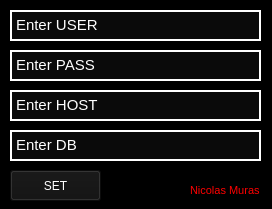
<?xml version="1.0" encoding="UTF-8"?>
<ui version="4.0">
 <class>Dialog</class>
 <widget class="QDialog" name="Dialog">
  <property name="geometry">
   <rect>
    <x>0</x>
    <y>0</y>
    <width>272</width>
    <height>209</height>
   </rect>
  </property>
  <property name="palette">
   <palette>
    <active>
     <colorrole role="Base">
      <brush brushstyle="SolidPattern">
       <color alpha="255">
        <red>0</red>
        <green>0</green>
        <blue>0</blue>
       </color>
      </brush>
     </colorrole>
     <colorrole role="Window">
      <brush brushstyle="SolidPattern">
       <color alpha="255">
        <red>0</red>
        <green>0</green>
        <blue>0</blue>
       </color>
      </brush>
     </colorrole>
    </active>
    <inactive>
     <colorrole role="Base">
      <brush brushstyle="SolidPattern">
       <color alpha="255">
        <red>0</red>
        <green>0</green>
        <blue>0</blue>
       </color>
      </brush>
     </colorrole>
     <colorrole role="Window">
      <brush brushstyle="SolidPattern">
       <color alpha="255">
        <red>0</red>
        <green>0</green>
        <blue>0</blue>
       </color>
      </brush>
     </colorrole>
    </inactive>
    <disabled>
     <colorrole role="Base">
      <brush brushstyle="SolidPattern">
       <color alpha="255">
        <red>0</red>
        <green>0</green>
        <blue>0</blue>
       </color>
      </brush>
     </colorrole>
     <colorrole role="Window">
      <brush brushstyle="SolidPattern">
       <color alpha="255">
        <red>0</red>
        <green>0</green>
        <blue>0</blue>
       </color>
      </brush>
     </colorrole>
    </disabled>
   </palette>
  </property>
  <property name="windowTitle">
   <string>Database Settings</string>
  </property>
  <property name="windowIcon">
   <iconset>
    <normaloff>Images/3-tomoe.ico</normaloff>Images/3-tomoe.ico</iconset>
  </property>
  <widget class="QPushButton" name="buttonCONNECT">
   <property name="geometry">
    <rect>
     <x>10</x>
     <y>170</y>
     <width>91</width>
     <height>31</height>
    </rect>
   </property>
   <property name="palette">
    <palette>
     <active>
      <colorrole role="WindowText">
       <brush brushstyle="SolidPattern">
        <color alpha="255">
         <red>255</red>
         <green>255</green>
         <blue>255</blue>
        </color>
       </brush>
      </colorrole>
      <colorrole role="Button">
       <brush brushstyle="SolidPattern">
        <color alpha="255">
         <red>17</red>
         <green>17</green>
         <blue>17</blue>
        </color>
       </brush>
      </colorrole>
      <colorrole role="Text">
       <brush brushstyle="SolidPattern">
        <color alpha="255">
         <red>255</red>
         <green>255</green>
         <blue>255</blue>
        </color>
       </brush>
      </colorrole>
      <colorrole role="ButtonText">
       <brush brushstyle="SolidPattern">
        <color alpha="255">
         <red>255</red>
         <green>255</green>
         <blue>255</blue>
        </color>
       </brush>
      </colorrole>
      <colorrole role="Base">
       <brush brushstyle="SolidPattern">
        <color alpha="255">
         <red>17</red>
         <green>17</green>
         <blue>17</blue>
        </color>
       </brush>
      </colorrole>
      <colorrole role="Window">
       <brush brushstyle="SolidPattern">
        <color alpha="255">
         <red>17</red>
         <green>17</green>
         <blue>17</blue>
        </color>
       </brush>
      </colorrole>
     </active>
     <inactive>
      <colorrole role="WindowText">
       <brush brushstyle="SolidPattern">
        <color alpha="255">
         <red>255</red>
         <green>255</green>
         <blue>255</blue>
        </color>
       </brush>
      </colorrole>
      <colorrole role="Button">
       <brush brushstyle="SolidPattern">
        <color alpha="255">
         <red>17</red>
         <green>17</green>
         <blue>17</blue>
        </color>
       </brush>
      </colorrole>
      <colorrole role="Text">
       <brush brushstyle="SolidPattern">
        <color alpha="255">
         <red>255</red>
         <green>255</green>
         <blue>255</blue>
        </color>
       </brush>
      </colorrole>
      <colorrole role="ButtonText">
       <brush brushstyle="SolidPattern">
        <color alpha="255">
         <red>255</red>
         <green>255</green>
         <blue>255</blue>
        </color>
       </brush>
      </colorrole>
      <colorrole role="Base">
       <brush brushstyle="SolidPattern">
        <color alpha="255">
         <red>17</red>
         <green>17</green>
         <blue>17</blue>
        </color>
       </brush>
      </colorrole>
      <colorrole role="Window">
       <brush brushstyle="SolidPattern">
        <color alpha="255">
         <red>17</red>
         <green>17</green>
         <blue>17</blue>
        </color>
       </brush>
      </colorrole>
     </inactive>
     <disabled>
      <colorrole role="WindowText">
       <brush brushstyle="SolidPattern">
        <color alpha="255">
         <red>255</red>
         <green>255</green>
         <blue>255</blue>
        </color>
       </brush>
      </colorrole>
      <colorrole role="Button">
       <brush brushstyle="SolidPattern">
        <color alpha="255">
         <red>17</red>
         <green>17</green>
         <blue>17</blue>
        </color>
       </brush>
      </colorrole>
      <colorrole role="Text">
       <brush brushstyle="SolidPattern">
        <color alpha="255">
         <red>255</red>
         <green>255</green>
         <blue>255</blue>
        </color>
       </brush>
      </colorrole>
      <colorrole role="ButtonText">
       <brush brushstyle="SolidPattern">
        <color alpha="255">
         <red>255</red>
         <green>255</green>
         <blue>255</blue>
        </color>
       </brush>
      </colorrole>
      <colorrole role="Base">
       <brush brushstyle="SolidPattern">
        <color alpha="255">
         <red>17</red>
         <green>17</green>
         <blue>17</blue>
        </color>
       </brush>
      </colorrole>
      <colorrole role="Window">
       <brush brushstyle="SolidPattern">
        <color alpha="255">
         <red>17</red>
         <green>17</green>
         <blue>17</blue>
        </color>
       </brush>
      </colorrole>
     </disabled>
    </palette>
   </property>
   <property name="styleSheet">
    <string notr="true">color: rgb(255, 255, 255);
background-color: rgb(17, 17, 17);</string>
   </property>
   <property name="text">
    <string>SET</string>
   </property>
   <property name="autoDefault">
    <bool>false</bool>
   </property>
  </widget>
  <widget class="QTextEdit" name="textDBC4">
   <property name="geometry">
    <rect>
     <x>10</x>
     <y>130</y>
     <width>251</width>
     <height>31</height>
    </rect>
   </property>
   <property name="palette">
    <palette>
     <active>
      <colorrole role="WindowText">
       <brush brushstyle="SolidPattern">
        <color alpha="255">
         <red>255</red>
         <green>255</green>
         <blue>255</blue>
        </color>
       </brush>
      </colorrole>
      <colorrole role="Button">
       <brush brushstyle="SolidPattern">
        <color alpha="255">
         <red>10</red>
         <green>10</green>
         <blue>10</blue>
        </color>
       </brush>
      </colorrole>
      <colorrole role="Text">
       <brush brushstyle="SolidPattern">
        <color alpha="255">
         <red>255</red>
         <green>255</green>
         <blue>255</blue>
        </color>
       </brush>
      </colorrole>
      <colorrole role="ButtonText">
       <brush brushstyle="SolidPattern">
        <color alpha="255">
         <red>255</red>
         <green>255</green>
         <blue>255</blue>
        </color>
       </brush>
      </colorrole>
      <colorrole role="Base">
       <brush brushstyle="SolidPattern">
        <color alpha="255">
         <red>10</red>
         <green>10</green>
         <blue>10</blue>
        </color>
       </brush>
      </colorrole>
      <colorrole role="Window">
       <brush brushstyle="SolidPattern">
        <color alpha="255">
         <red>10</red>
         <green>10</green>
         <blue>10</blue>
        </color>
       </brush>
      </colorrole>
      <colorrole role="Highlight">
       <brush brushstyle="SolidPattern">
        <color alpha="255">
         <red>17</red>
         <green>17</green>
         <blue>17</blue>
        </color>
       </brush>
      </colorrole>
      <colorrole role="HighlightedText">
       <brush brushstyle="SolidPattern">
        <color alpha="255">
         <red>32</red>
         <green>255</green>
         <blue>0</blue>
        </color>
       </brush>
      </colorrole>
     </active>
     <inactive>
      <colorrole role="WindowText">
       <brush brushstyle="SolidPattern">
        <color alpha="255">
         <red>255</red>
         <green>255</green>
         <blue>255</blue>
        </color>
       </brush>
      </colorrole>
      <colorrole role="Button">
       <brush brushstyle="SolidPattern">
        <color alpha="255">
         <red>10</red>
         <green>10</green>
         <blue>10</blue>
        </color>
       </brush>
      </colorrole>
      <colorrole role="Text">
       <brush brushstyle="SolidPattern">
        <color alpha="255">
         <red>255</red>
         <green>255</green>
         <blue>255</blue>
        </color>
       </brush>
      </colorrole>
      <colorrole role="ButtonText">
       <brush brushstyle="SolidPattern">
        <color alpha="255">
         <red>255</red>
         <green>255</green>
         <blue>255</blue>
        </color>
       </brush>
      </colorrole>
      <colorrole role="Base">
       <brush brushstyle="SolidPattern">
        <color alpha="255">
         <red>10</red>
         <green>10</green>
         <blue>10</blue>
        </color>
       </brush>
      </colorrole>
      <colorrole role="Window">
       <brush brushstyle="SolidPattern">
        <color alpha="255">
         <red>10</red>
         <green>10</green>
         <blue>10</blue>
        </color>
       </brush>
      </colorrole>
      <colorrole role="Highlight">
       <brush brushstyle="SolidPattern">
        <color alpha="255">
         <red>17</red>
         <green>17</green>
         <blue>17</blue>
        </color>
       </brush>
      </colorrole>
      <colorrole role="HighlightedText">
       <brush brushstyle="SolidPattern">
        <color alpha="255">
         <red>32</red>
         <green>255</green>
         <blue>0</blue>
        </color>
       </brush>
      </colorrole>
     </inactive>
     <disabled>
      <colorrole role="WindowText">
       <brush brushstyle="SolidPattern">
        <color alpha="255">
         <red>255</red>
         <green>255</green>
         <blue>255</blue>
        </color>
       </brush>
      </colorrole>
      <colorrole role="Button">
       <brush brushstyle="SolidPattern">
        <color alpha="255">
         <red>10</red>
         <green>10</green>
         <blue>10</blue>
        </color>
       </brush>
      </colorrole>
      <colorrole role="Text">
       <brush brushstyle="SolidPattern">
        <color alpha="255">
         <red>255</red>
         <green>255</green>
         <blue>255</blue>
        </color>
       </brush>
      </colorrole>
      <colorrole role="ButtonText">
       <brush brushstyle="SolidPattern">
        <color alpha="255">
         <red>255</red>
         <green>255</green>
         <blue>255</blue>
        </color>
       </brush>
      </colorrole>
      <colorrole role="Base">
       <brush brushstyle="SolidPattern">
        <color alpha="255">
         <red>10</red>
         <green>10</green>
         <blue>10</blue>
        </color>
       </brush>
      </colorrole>
      <colorrole role="Window">
       <brush brushstyle="SolidPattern">
        <color alpha="255">
         <red>10</red>
         <green>10</green>
         <blue>10</blue>
        </color>
       </brush>
      </colorrole>
      <colorrole role="Highlight">
       <brush brushstyle="SolidPattern">
        <color alpha="255">
         <red>17</red>
         <green>17</green>
         <blue>17</blue>
        </color>
       </brush>
      </colorrole>
      <colorrole role="HighlightedText">
       <brush brushstyle="SolidPattern">
        <color alpha="255">
         <red>32</red>
         <green>255</green>
         <blue>0</blue>
        </color>
       </brush>
      </colorrole>
     </disabled>
    </palette>
   </property>
   <property name="font">
    <font>
     <pointsize>11</pointsize>
    </font>
   </property>
   <property name="styleSheet">
    <string notr="true">background-color: rgb(10, 10, 10);
selection-background-color: rgb(17, 17, 17);
selection-color: rgb(32, 255, 0);
color: rgb(255, 255, 255);
border-color: rgb(255, 255, 255);</string>
   </property>
   <property name="frameShape">
    <enum>QFrame::WinPanel</enum>
   </property>
   <property name="frameShadow">
    <enum>QFrame::Plain</enum>
   </property>
   <property name="html">
    <string>&lt;!DOCTYPE HTML PUBLIC &quot;-//W3C//DTD HTML 4.0//EN&quot; &quot;http://www.w3.org/TR/REC-html40/strict.dtd&quot;&gt;
&lt;html&gt;&lt;head&gt;&lt;meta name=&quot;qrichtext&quot; content=&quot;1&quot; /&gt;&lt;style type=&quot;text/css&quot;&gt;
p, li { white-space: pre-wrap; }
&lt;/style&gt;&lt;/head&gt;&lt;body style=&quot; font-family:'Cantarell'; font-size:11pt; font-weight:400; font-style:normal;&quot;&gt;
&lt;p style=&quot; margin-top:0px; margin-bottom:0px; margin-left:0px; margin-right:0px; -qt-block-indent:0; text-indent:0px;&quot;&gt;Enter DB&lt;/p&gt;&lt;/body&gt;&lt;/html&gt;</string>
   </property>
  </widget>
  <widget class="QTextEdit" name="textDBC1">
   <property name="geometry">
    <rect>
     <x>10</x>
     <y>10</y>
     <width>251</width>
     <height>31</height>
    </rect>
   </property>
   <property name="palette">
    <palette>
     <active>
      <colorrole role="WindowText">
       <brush brushstyle="SolidPattern">
        <color alpha="255">
         <red>255</red>
         <green>255</green>
         <blue>255</blue>
        </color>
       </brush>
      </colorrole>
      <colorrole role="Button">
       <brush brushstyle="SolidPattern">
        <color alpha="255">
         <red>10</red>
         <green>10</green>
         <blue>10</blue>
        </color>
       </brush>
      </colorrole>
      <colorrole role="Text">
       <brush brushstyle="SolidPattern">
        <color alpha="255">
         <red>255</red>
         <green>255</green>
         <blue>255</blue>
        </color>
       </brush>
      </colorrole>
      <colorrole role="ButtonText">
       <brush brushstyle="SolidPattern">
        <color alpha="255">
         <red>255</red>
         <green>255</green>
         <blue>255</blue>
        </color>
       </brush>
      </colorrole>
      <colorrole role="Base">
       <brush brushstyle="SolidPattern">
        <color alpha="255">
         <red>10</red>
         <green>10</green>
         <blue>10</blue>
        </color>
       </brush>
      </colorrole>
      <colorrole role="Window">
       <brush brushstyle="SolidPattern">
        <color alpha="255">
         <red>10</red>
         <green>10</green>
         <blue>10</blue>
        </color>
       </brush>
      </colorrole>
      <colorrole role="Highlight">
       <brush brushstyle="SolidPattern">
        <color alpha="255">
         <red>17</red>
         <green>17</green>
         <blue>17</blue>
        </color>
       </brush>
      </colorrole>
      <colorrole role="HighlightedText">
       <brush brushstyle="SolidPattern">
        <color alpha="255">
         <red>32</red>
         <green>255</green>
         <blue>0</blue>
        </color>
       </brush>
      </colorrole>
     </active>
     <inactive>
      <colorrole role="WindowText">
       <brush brushstyle="SolidPattern">
        <color alpha="255">
         <red>255</red>
         <green>255</green>
         <blue>255</blue>
        </color>
       </brush>
      </colorrole>
      <colorrole role="Button">
       <brush brushstyle="SolidPattern">
        <color alpha="255">
         <red>10</red>
         <green>10</green>
         <blue>10</blue>
        </color>
       </brush>
      </colorrole>
      <colorrole role="Text">
       <brush brushstyle="SolidPattern">
        <color alpha="255">
         <red>255</red>
         <green>255</green>
         <blue>255</blue>
        </color>
       </brush>
      </colorrole>
      <colorrole role="ButtonText">
       <brush brushstyle="SolidPattern">
        <color alpha="255">
         <red>255</red>
         <green>255</green>
         <blue>255</blue>
        </color>
       </brush>
      </colorrole>
      <colorrole role="Base">
       <brush brushstyle="SolidPattern">
        <color alpha="255">
         <red>10</red>
         <green>10</green>
         <blue>10</blue>
        </color>
       </brush>
      </colorrole>
      <colorrole role="Window">
       <brush brushstyle="SolidPattern">
        <color alpha="255">
         <red>10</red>
         <green>10</green>
         <blue>10</blue>
        </color>
       </brush>
      </colorrole>
      <colorrole role="Highlight">
       <brush brushstyle="SolidPattern">
        <color alpha="255">
         <red>17</red>
         <green>17</green>
         <blue>17</blue>
        </color>
       </brush>
      </colorrole>
      <colorrole role="HighlightedText">
       <brush brushstyle="SolidPattern">
        <color alpha="255">
         <red>32</red>
         <green>255</green>
         <blue>0</blue>
        </color>
       </brush>
      </colorrole>
     </inactive>
     <disabled>
      <colorrole role="WindowText">
       <brush brushstyle="SolidPattern">
        <color alpha="255">
         <red>255</red>
         <green>255</green>
         <blue>255</blue>
        </color>
       </brush>
      </colorrole>
      <colorrole role="Button">
       <brush brushstyle="SolidPattern">
        <color alpha="255">
         <red>10</red>
         <green>10</green>
         <blue>10</blue>
        </color>
       </brush>
      </colorrole>
      <colorrole role="Text">
       <brush brushstyle="SolidPattern">
        <color alpha="255">
         <red>255</red>
         <green>255</green>
         <blue>255</blue>
        </color>
       </brush>
      </colorrole>
      <colorrole role="ButtonText">
       <brush brushstyle="SolidPattern">
        <color alpha="255">
         <red>255</red>
         <green>255</green>
         <blue>255</blue>
        </color>
       </brush>
      </colorrole>
      <colorrole role="Base">
       <brush brushstyle="SolidPattern">
        <color alpha="255">
         <red>10</red>
         <green>10</green>
         <blue>10</blue>
        </color>
       </brush>
      </colorrole>
      <colorrole role="Window">
       <brush brushstyle="SolidPattern">
        <color alpha="255">
         <red>10</red>
         <green>10</green>
         <blue>10</blue>
        </color>
       </brush>
      </colorrole>
      <colorrole role="Highlight">
       <brush brushstyle="SolidPattern">
        <color alpha="255">
         <red>17</red>
         <green>17</green>
         <blue>17</blue>
        </color>
       </brush>
      </colorrole>
      <colorrole role="HighlightedText">
       <brush brushstyle="SolidPattern">
        <color alpha="255">
         <red>32</red>
         <green>255</green>
         <blue>0</blue>
        </color>
       </brush>
      </colorrole>
     </disabled>
    </palette>
   </property>
   <property name="font">
    <font>
     <pointsize>11</pointsize>
    </font>
   </property>
   <property name="styleSheet">
    <string notr="true">background-color: rgb(10, 10, 10);
selection-background-color: rgb(17, 17, 17);
selection-color: rgb(32, 255, 0);
color: rgb(255, 255, 255);
border-color: rgb(255, 255, 255);</string>
   </property>
   <property name="frameShape">
    <enum>QFrame::WinPanel</enum>
   </property>
   <property name="frameShadow">
    <enum>QFrame::Plain</enum>
   </property>
   <property name="html">
    <string>&lt;!DOCTYPE HTML PUBLIC &quot;-//W3C//DTD HTML 4.0//EN&quot; &quot;http://www.w3.org/TR/REC-html40/strict.dtd&quot;&gt;
&lt;html&gt;&lt;head&gt;&lt;meta name=&quot;qrichtext&quot; content=&quot;1&quot; /&gt;&lt;style type=&quot;text/css&quot;&gt;
p, li { white-space: pre-wrap; }
&lt;/style&gt;&lt;/head&gt;&lt;body style=&quot; font-family:'Cantarell'; font-size:11pt; font-weight:400; font-style:normal;&quot;&gt;
&lt;p style=&quot; margin-top:0px; margin-bottom:0px; margin-left:0px; margin-right:0px; -qt-block-indent:0; text-indent:0px;&quot;&gt;Enter USER&lt;/p&gt;&lt;/body&gt;&lt;/html&gt;</string>
   </property>
  </widget>
  <widget class="QTextEdit" name="textDBC2">
   <property name="geometry">
    <rect>
     <x>10</x>
     <y>50</y>
     <width>251</width>
     <height>31</height>
    </rect>
   </property>
   <property name="palette">
    <palette>
     <active>
      <colorrole role="WindowText">
       <brush brushstyle="SolidPattern">
        <color alpha="255">
         <red>255</red>
         <green>255</green>
         <blue>255</blue>
        </color>
       </brush>
      </colorrole>
      <colorrole role="Button">
       <brush brushstyle="SolidPattern">
        <color alpha="255">
         <red>10</red>
         <green>10</green>
         <blue>10</blue>
        </color>
       </brush>
      </colorrole>
      <colorrole role="Text">
       <brush brushstyle="SolidPattern">
        <color alpha="255">
         <red>255</red>
         <green>255</green>
         <blue>255</blue>
        </color>
       </brush>
      </colorrole>
      <colorrole role="ButtonText">
       <brush brushstyle="SolidPattern">
        <color alpha="255">
         <red>255</red>
         <green>255</green>
         <blue>255</blue>
        </color>
       </brush>
      </colorrole>
      <colorrole role="Base">
       <brush brushstyle="SolidPattern">
        <color alpha="255">
         <red>10</red>
         <green>10</green>
         <blue>10</blue>
        </color>
       </brush>
      </colorrole>
      <colorrole role="Window">
       <brush brushstyle="SolidPattern">
        <color alpha="255">
         <red>10</red>
         <green>10</green>
         <blue>10</blue>
        </color>
       </brush>
      </colorrole>
      <colorrole role="Highlight">
       <brush brushstyle="SolidPattern">
        <color alpha="255">
         <red>17</red>
         <green>17</green>
         <blue>17</blue>
        </color>
       </brush>
      </colorrole>
      <colorrole role="HighlightedText">
       <brush brushstyle="SolidPattern">
        <color alpha="255">
         <red>32</red>
         <green>255</green>
         <blue>0</blue>
        </color>
       </brush>
      </colorrole>
     </active>
     <inactive>
      <colorrole role="WindowText">
       <brush brushstyle="SolidPattern">
        <color alpha="255">
         <red>255</red>
         <green>255</green>
         <blue>255</blue>
        </color>
       </brush>
      </colorrole>
      <colorrole role="Button">
       <brush brushstyle="SolidPattern">
        <color alpha="255">
         <red>10</red>
         <green>10</green>
         <blue>10</blue>
        </color>
       </brush>
      </colorrole>
      <colorrole role="Text">
       <brush brushstyle="SolidPattern">
        <color alpha="255">
         <red>255</red>
         <green>255</green>
         <blue>255</blue>
        </color>
       </brush>
      </colorrole>
      <colorrole role="ButtonText">
       <brush brushstyle="SolidPattern">
        <color alpha="255">
         <red>255</red>
         <green>255</green>
         <blue>255</blue>
        </color>
       </brush>
      </colorrole>
      <colorrole role="Base">
       <brush brushstyle="SolidPattern">
        <color alpha="255">
         <red>10</red>
         <green>10</green>
         <blue>10</blue>
        </color>
       </brush>
      </colorrole>
      <colorrole role="Window">
       <brush brushstyle="SolidPattern">
        <color alpha="255">
         <red>10</red>
         <green>10</green>
         <blue>10</blue>
        </color>
       </brush>
      </colorrole>
      <colorrole role="Highlight">
       <brush brushstyle="SolidPattern">
        <color alpha="255">
         <red>17</red>
         <green>17</green>
         <blue>17</blue>
        </color>
       </brush>
      </colorrole>
      <colorrole role="HighlightedText">
       <brush brushstyle="SolidPattern">
        <color alpha="255">
         <red>32</red>
         <green>255</green>
         <blue>0</blue>
        </color>
       </brush>
      </colorrole>
     </inactive>
     <disabled>
      <colorrole role="WindowText">
       <brush brushstyle="SolidPattern">
        <color alpha="255">
         <red>255</red>
         <green>255</green>
         <blue>255</blue>
        </color>
       </brush>
      </colorrole>
      <colorrole role="Button">
       <brush brushstyle="SolidPattern">
        <color alpha="255">
         <red>10</red>
         <green>10</green>
         <blue>10</blue>
        </color>
       </brush>
      </colorrole>
      <colorrole role="Text">
       <brush brushstyle="SolidPattern">
        <color alpha="255">
         <red>255</red>
         <green>255</green>
         <blue>255</blue>
        </color>
       </brush>
      </colorrole>
      <colorrole role="ButtonText">
       <brush brushstyle="SolidPattern">
        <color alpha="255">
         <red>255</red>
         <green>255</green>
         <blue>255</blue>
        </color>
       </brush>
      </colorrole>
      <colorrole role="Base">
       <brush brushstyle="SolidPattern">
        <color alpha="255">
         <red>10</red>
         <green>10</green>
         <blue>10</blue>
        </color>
       </brush>
      </colorrole>
      <colorrole role="Window">
       <brush brushstyle="SolidPattern">
        <color alpha="255">
         <red>10</red>
         <green>10</green>
         <blue>10</blue>
        </color>
       </brush>
      </colorrole>
      <colorrole role="Highlight">
       <brush brushstyle="SolidPattern">
        <color alpha="255">
         <red>17</red>
         <green>17</green>
         <blue>17</blue>
        </color>
       </brush>
      </colorrole>
      <colorrole role="HighlightedText">
       <brush brushstyle="SolidPattern">
        <color alpha="255">
         <red>32</red>
         <green>255</green>
         <blue>0</blue>
        </color>
       </brush>
      </colorrole>
     </disabled>
    </palette>
   </property>
   <property name="font">
    <font>
     <pointsize>11</pointsize>
    </font>
   </property>
   <property name="styleSheet">
    <string notr="true">background-color: rgb(10, 10, 10);
selection-background-color: rgb(17, 17, 17);
selection-color: rgb(32, 255, 0);
color: rgb(255, 255, 255);
border-color: rgb(255, 255, 255);</string>
   </property>
   <property name="frameShape">
    <enum>QFrame::WinPanel</enum>
   </property>
   <property name="frameShadow">
    <enum>QFrame::Plain</enum>
   </property>
   <property name="html">
    <string>&lt;!DOCTYPE HTML PUBLIC &quot;-//W3C//DTD HTML 4.0//EN&quot; &quot;http://www.w3.org/TR/REC-html40/strict.dtd&quot;&gt;
&lt;html&gt;&lt;head&gt;&lt;meta name=&quot;qrichtext&quot; content=&quot;1&quot; /&gt;&lt;style type=&quot;text/css&quot;&gt;
p, li { white-space: pre-wrap; }
&lt;/style&gt;&lt;/head&gt;&lt;body style=&quot; font-family:'Cantarell'; font-size:11pt; font-weight:400; font-style:normal;&quot;&gt;
&lt;p style=&quot; margin-top:0px; margin-bottom:0px; margin-left:0px; margin-right:0px; -qt-block-indent:0; text-indent:0px;&quot;&gt;Enter PASS&lt;/p&gt;&lt;/body&gt;&lt;/html&gt;</string>
   </property>
  </widget>
  <widget class="QTextEdit" name="textDBC3">
   <property name="geometry">
    <rect>
     <x>10</x>
     <y>90</y>
     <width>251</width>
     <height>31</height>
    </rect>
   </property>
   <property name="palette">
    <palette>
     <active>
      <colorrole role="WindowText">
       <brush brushstyle="SolidPattern">
        <color alpha="255">
         <red>255</red>
         <green>255</green>
         <blue>255</blue>
        </color>
       </brush>
      </colorrole>
      <colorrole role="Button">
       <brush brushstyle="SolidPattern">
        <color alpha="255">
         <red>10</red>
         <green>10</green>
         <blue>10</blue>
        </color>
       </brush>
      </colorrole>
      <colorrole role="Text">
       <brush brushstyle="SolidPattern">
        <color alpha="255">
         <red>255</red>
         <green>255</green>
         <blue>255</blue>
        </color>
       </brush>
      </colorrole>
      <colorrole role="ButtonText">
       <brush brushstyle="SolidPattern">
        <color alpha="255">
         <red>255</red>
         <green>255</green>
         <blue>255</blue>
        </color>
       </brush>
      </colorrole>
      <colorrole role="Base">
       <brush brushstyle="SolidPattern">
        <color alpha="255">
         <red>10</red>
         <green>10</green>
         <blue>10</blue>
        </color>
       </brush>
      </colorrole>
      <colorrole role="Window">
       <brush brushstyle="SolidPattern">
        <color alpha="255">
         <red>10</red>
         <green>10</green>
         <blue>10</blue>
        </color>
       </brush>
      </colorrole>
      <colorrole role="Highlight">
       <brush brushstyle="SolidPattern">
        <color alpha="255">
         <red>17</red>
         <green>17</green>
         <blue>17</blue>
        </color>
       </brush>
      </colorrole>
      <colorrole role="HighlightedText">
       <brush brushstyle="SolidPattern">
        <color alpha="255">
         <red>32</red>
         <green>255</green>
         <blue>0</blue>
        </color>
       </brush>
      </colorrole>
     </active>
     <inactive>
      <colorrole role="WindowText">
       <brush brushstyle="SolidPattern">
        <color alpha="255">
         <red>255</red>
         <green>255</green>
         <blue>255</blue>
        </color>
       </brush>
      </colorrole>
      <colorrole role="Button">
       <brush brushstyle="SolidPattern">
        <color alpha="255">
         <red>10</red>
         <green>10</green>
         <blue>10</blue>
        </color>
       </brush>
      </colorrole>
      <colorrole role="Text">
       <brush brushstyle="SolidPattern">
        <color alpha="255">
         <red>255</red>
         <green>255</green>
         <blue>255</blue>
        </color>
       </brush>
      </colorrole>
      <colorrole role="ButtonText">
       <brush brushstyle="SolidPattern">
        <color alpha="255">
         <red>255</red>
         <green>255</green>
         <blue>255</blue>
        </color>
       </brush>
      </colorrole>
      <colorrole role="Base">
       <brush brushstyle="SolidPattern">
        <color alpha="255">
         <red>10</red>
         <green>10</green>
         <blue>10</blue>
        </color>
       </brush>
      </colorrole>
      <colorrole role="Window">
       <brush brushstyle="SolidPattern">
        <color alpha="255">
         <red>10</red>
         <green>10</green>
         <blue>10</blue>
        </color>
       </brush>
      </colorrole>
      <colorrole role="Highlight">
       <brush brushstyle="SolidPattern">
        <color alpha="255">
         <red>17</red>
         <green>17</green>
         <blue>17</blue>
        </color>
       </brush>
      </colorrole>
      <colorrole role="HighlightedText">
       <brush brushstyle="SolidPattern">
        <color alpha="255">
         <red>32</red>
         <green>255</green>
         <blue>0</blue>
        </color>
       </brush>
      </colorrole>
     </inactive>
     <disabled>
      <colorrole role="WindowText">
       <brush brushstyle="SolidPattern">
        <color alpha="255">
         <red>255</red>
         <green>255</green>
         <blue>255</blue>
        </color>
       </brush>
      </colorrole>
      <colorrole role="Button">
       <brush brushstyle="SolidPattern">
        <color alpha="255">
         <red>10</red>
         <green>10</green>
         <blue>10</blue>
        </color>
       </brush>
      </colorrole>
      <colorrole role="Text">
       <brush brushstyle="SolidPattern">
        <color alpha="255">
         <red>255</red>
         <green>255</green>
         <blue>255</blue>
        </color>
       </brush>
      </colorrole>
      <colorrole role="ButtonText">
       <brush brushstyle="SolidPattern">
        <color alpha="255">
         <red>255</red>
         <green>255</green>
         <blue>255</blue>
        </color>
       </brush>
      </colorrole>
      <colorrole role="Base">
       <brush brushstyle="SolidPattern">
        <color alpha="255">
         <red>10</red>
         <green>10</green>
         <blue>10</blue>
        </color>
       </brush>
      </colorrole>
      <colorrole role="Window">
       <brush brushstyle="SolidPattern">
        <color alpha="255">
         <red>10</red>
         <green>10</green>
         <blue>10</blue>
        </color>
       </brush>
      </colorrole>
      <colorrole role="Highlight">
       <brush brushstyle="SolidPattern">
        <color alpha="255">
         <red>17</red>
         <green>17</green>
         <blue>17</blue>
        </color>
       </brush>
      </colorrole>
      <colorrole role="HighlightedText">
       <brush brushstyle="SolidPattern">
        <color alpha="255">
         <red>32</red>
         <green>255</green>
         <blue>0</blue>
        </color>
       </brush>
      </colorrole>
     </disabled>
    </palette>
   </property>
   <property name="font">
    <font>
     <pointsize>11</pointsize>
    </font>
   </property>
   <property name="styleSheet">
    <string notr="true">background-color: rgb(10, 10, 10);
selection-background-color: rgb(17, 17, 17);
selection-color: rgb(32, 255, 0);
color: rgb(255, 255, 255);
border-color: rgb(255, 255, 255);</string>
   </property>
   <property name="frameShape">
    <enum>QFrame::WinPanel</enum>
   </property>
   <property name="frameShadow">
    <enum>QFrame::Plain</enum>
   </property>
   <property name="html">
    <string>&lt;!DOCTYPE HTML PUBLIC &quot;-//W3C//DTD HTML 4.0//EN&quot; &quot;http://www.w3.org/TR/REC-html40/strict.dtd&quot;&gt;
&lt;html&gt;&lt;head&gt;&lt;meta name=&quot;qrichtext&quot; content=&quot;1&quot; /&gt;&lt;style type=&quot;text/css&quot;&gt;
p, li { white-space: pre-wrap; }
&lt;/style&gt;&lt;/head&gt;&lt;body style=&quot; font-family:'Cantarell'; font-size:11pt; font-weight:400; font-style:normal;&quot;&gt;
&lt;p style=&quot; margin-top:0px; margin-bottom:0px; margin-left:0px; margin-right:0px; -qt-block-indent:0; text-indent:0px;&quot;&gt;Enter HOST&lt;/p&gt;&lt;/body&gt;&lt;/html&gt;</string>
   </property>
  </widget>
  <widget class="QLabel" name="labelMadeby">
   <property name="geometry">
    <rect>
     <x>190</x>
     <y>180</y>
     <width>71</width>
     <height>21</height>
    </rect>
   </property>
   <property name="palette">
    <palette>
     <active>
      <colorrole role="WindowText">
       <brush brushstyle="SolidPattern">
        <color alpha="255">
         <red>255</red>
         <green>0</green>
         <blue>0</blue>
        </color>
       </brush>
      </colorrole>
      <colorrole role="Button">
       <brush brushstyle="SolidPattern">
        <color alpha="255">
         <red>0</red>
         <green>0</green>
         <blue>0</blue>
        </color>
       </brush>
      </colorrole>
      <colorrole role="Highlight">
       <brush brushstyle="SolidPattern">
        <color alpha="255">
         <red>0</red>
         <green>0</green>
         <blue>0</blue>
        </color>
       </brush>
      </colorrole>
      <colorrole role="HighlightedText">
       <brush brushstyle="SolidPattern">
        <color alpha="255">
         <red>0</red>
         <green>255</green>
         <blue>0</blue>
        </color>
       </brush>
      </colorrole>
     </active>
     <inactive>
      <colorrole role="WindowText">
       <brush brushstyle="SolidPattern">
        <color alpha="255">
         <red>255</red>
         <green>0</green>
         <blue>0</blue>
        </color>
       </brush>
      </colorrole>
      <colorrole role="Button">
       <brush brushstyle="SolidPattern">
        <color alpha="255">
         <red>0</red>
         <green>0</green>
         <blue>0</blue>
        </color>
       </brush>
      </colorrole>
      <colorrole role="Highlight">
       <brush brushstyle="SolidPattern">
        <color alpha="255">
         <red>0</red>
         <green>0</green>
         <blue>0</blue>
        </color>
       </brush>
      </colorrole>
      <colorrole role="HighlightedText">
       <brush brushstyle="SolidPattern">
        <color alpha="255">
         <red>0</red>
         <green>255</green>
         <blue>0</blue>
        </color>
       </brush>
      </colorrole>
     </inactive>
     <disabled>
      <colorrole role="WindowText">
       <brush brushstyle="SolidPattern">
        <color alpha="255">
         <red>190</red>
         <green>190</green>
         <blue>190</blue>
        </color>
       </brush>
      </colorrole>
      <colorrole role="Button">
       <brush brushstyle="SolidPattern">
        <color alpha="255">
         <red>0</red>
         <green>0</green>
         <blue>0</blue>
        </color>
       </brush>
      </colorrole>
      <colorrole role="Highlight">
       <brush brushstyle="SolidPattern">
        <color alpha="255">
         <red>145</red>
         <green>145</green>
         <blue>145</blue>
        </color>
       </brush>
      </colorrole>
      <colorrole role="HighlightedText">
       <brush brushstyle="SolidPattern">
        <color alpha="255">
         <red>0</red>
         <green>255</green>
         <blue>0</blue>
        </color>
       </brush>
      </colorrole>
     </disabled>
    </palette>
   </property>
   <property name="font">
    <font>
     <pointsize>8</pointsize>
    </font>
   </property>
   <property name="text">
    <string>Nicolas Muras</string>
   </property>
  </widget>
  <widget class="QPushButton" name="buttonHELP">
   <property name="geometry">
    <rect>
     <x>110</x>
     <y>170</y>
     <width>31</width>
     <height>31</height>
    </rect>
   </property>
   <property name="palette">
    <palette>
     <active>
      <colorrole role="WindowText">
       <brush brushstyle="SolidPattern">
        <color alpha="255">
         <red>255</red>
         <green>255</green>
         <blue>255</blue>
        </color>
       </brush>
      </colorrole>
      <colorrole role="Button">
       <brush brushstyle="SolidPattern">
        <color alpha="255">
         <red>17</red>
         <green>17</green>
         <blue>17</blue>
        </color>
       </brush>
      </colorrole>
      <colorrole role="Text">
       <brush brushstyle="SolidPattern">
        <color alpha="255">
         <red>255</red>
         <green>255</green>
         <blue>255</blue>
        </color>
       </brush>
      </colorrole>
      <colorrole role="ButtonText">
       <brush brushstyle="SolidPattern">
        <color alpha="255">
         <red>255</red>
         <green>255</green>
         <blue>255</blue>
        </color>
       </brush>
      </colorrole>
      <colorrole role="Base">
       <brush brushstyle="SolidPattern">
        <color alpha="255">
         <red>17</red>
         <green>17</green>
         <blue>17</blue>
        </color>
       </brush>
      </colorrole>
      <colorrole role="Window">
       <brush brushstyle="SolidPattern">
        <color alpha="255">
         <red>17</red>
         <green>17</green>
         <blue>17</blue>
        </color>
       </brush>
      </colorrole>
      <colorrole role="Highlight">
       <brush brushstyle="SolidPattern">
        <color alpha="255">
         <red>17</red>
         <green>17</green>
         <blue>17</blue>
        </color>
       </brush>
      </colorrole>
      <colorrole role="HighlightedText">
       <brush brushstyle="SolidPattern">
        <color alpha="255">
         <red>32</red>
         <green>255</green>
         <blue>0</blue>
        </color>
       </brush>
      </colorrole>
     </active>
     <inactive>
      <colorrole role="WindowText">
       <brush brushstyle="SolidPattern">
        <color alpha="255">
         <red>255</red>
         <green>255</green>
         <blue>255</blue>
        </color>
       </brush>
      </colorrole>
      <colorrole role="Button">
       <brush brushstyle="SolidPattern">
        <color alpha="255">
         <red>17</red>
         <green>17</green>
         <blue>17</blue>
        </color>
       </brush>
      </colorrole>
      <colorrole role="Text">
       <brush brushstyle="SolidPattern">
        <color alpha="255">
         <red>255</red>
         <green>255</green>
         <blue>255</blue>
        </color>
       </brush>
      </colorrole>
      <colorrole role="ButtonText">
       <brush brushstyle="SolidPattern">
        <color alpha="255">
         <red>255</red>
         <green>255</green>
         <blue>255</blue>
        </color>
       </brush>
      </colorrole>
      <colorrole role="Base">
       <brush brushstyle="SolidPattern">
        <color alpha="255">
         <red>17</red>
         <green>17</green>
         <blue>17</blue>
        </color>
       </brush>
      </colorrole>
      <colorrole role="Window">
       <brush brushstyle="SolidPattern">
        <color alpha="255">
         <red>17</red>
         <green>17</green>
         <blue>17</blue>
        </color>
       </brush>
      </colorrole>
      <colorrole role="Highlight">
       <brush brushstyle="SolidPattern">
        <color alpha="255">
         <red>17</red>
         <green>17</green>
         <blue>17</blue>
        </color>
       </brush>
      </colorrole>
      <colorrole role="HighlightedText">
       <brush brushstyle="SolidPattern">
        <color alpha="255">
         <red>32</red>
         <green>255</green>
         <blue>0</blue>
        </color>
       </brush>
      </colorrole>
     </inactive>
     <disabled>
      <colorrole role="WindowText">
       <brush brushstyle="SolidPattern">
        <color alpha="255">
         <red>255</red>
         <green>255</green>
         <blue>255</blue>
        </color>
       </brush>
      </colorrole>
      <colorrole role="Button">
       <brush brushstyle="SolidPattern">
        <color alpha="255">
         <red>17</red>
         <green>17</green>
         <blue>17</blue>
        </color>
       </brush>
      </colorrole>
      <colorrole role="Text">
       <brush brushstyle="SolidPattern">
        <color alpha="255">
         <red>255</red>
         <green>255</green>
         <blue>255</blue>
        </color>
       </brush>
      </colorrole>
      <colorrole role="ButtonText">
       <brush brushstyle="SolidPattern">
        <color alpha="255">
         <red>255</red>
         <green>255</green>
         <blue>255</blue>
        </color>
       </brush>
      </colorrole>
      <colorrole role="Base">
       <brush brushstyle="SolidPattern">
        <color alpha="255">
         <red>17</red>
         <green>17</green>
         <blue>17</blue>
        </color>
       </brush>
      </colorrole>
      <colorrole role="Window">
       <brush brushstyle="SolidPattern">
        <color alpha="255">
         <red>17</red>
         <green>17</green>
         <blue>17</blue>
        </color>
       </brush>
      </colorrole>
      <colorrole role="Highlight">
       <brush brushstyle="SolidPattern">
        <color alpha="255">
         <red>17</red>
         <green>17</green>
         <blue>17</blue>
        </color>
       </brush>
      </colorrole>
      <colorrole role="HighlightedText">
       <brush brushstyle="SolidPattern">
        <color alpha="255">
         <red>32</red>
         <green>255</green>
         <blue>0</blue>
        </color>
       </brush>
      </colorrole>
     </disabled>
    </palette>
   </property>
   <property name="toolTip">
    <string>&lt;html&gt;&lt;head/&gt;&lt;body&gt;&lt;p&gt;Represent the state of connection of Database, if on, database is connected.&lt;/p&gt;&lt;/body&gt;&lt;/html&gt;</string>
   </property>
   <property name="styleSheet">
    <string notr="true">background-color: rgb(17, 17, 17);
selection-background-color: rgb(17, 17, 17);
color: rgb(255, 255, 255);
selection-color: rgb(32, 255, 0);</string>
   </property>
   <property name="text">
    <string/>
   </property>
   <property name="icon">
    <iconset>
     <normaloff>Images/light_off.png</normaloff>
     <normalon>Images/light_on.png</normalon>Images/light_off.png</iconset>
   </property>
   <property name="iconSize">
    <size>
     <width>25</width>
     <height>25</height>
    </size>
   </property>
   <property name="checkable">
    <bool>false</bool>
   </property>
   <property name="autoDefault">
    <bool>false</bool>
   </property>
   <property name="flat">
    <bool>true</bool>
   </property>
  </widget>
 </widget>
 <resources/>
 <connections/>
</ui>
